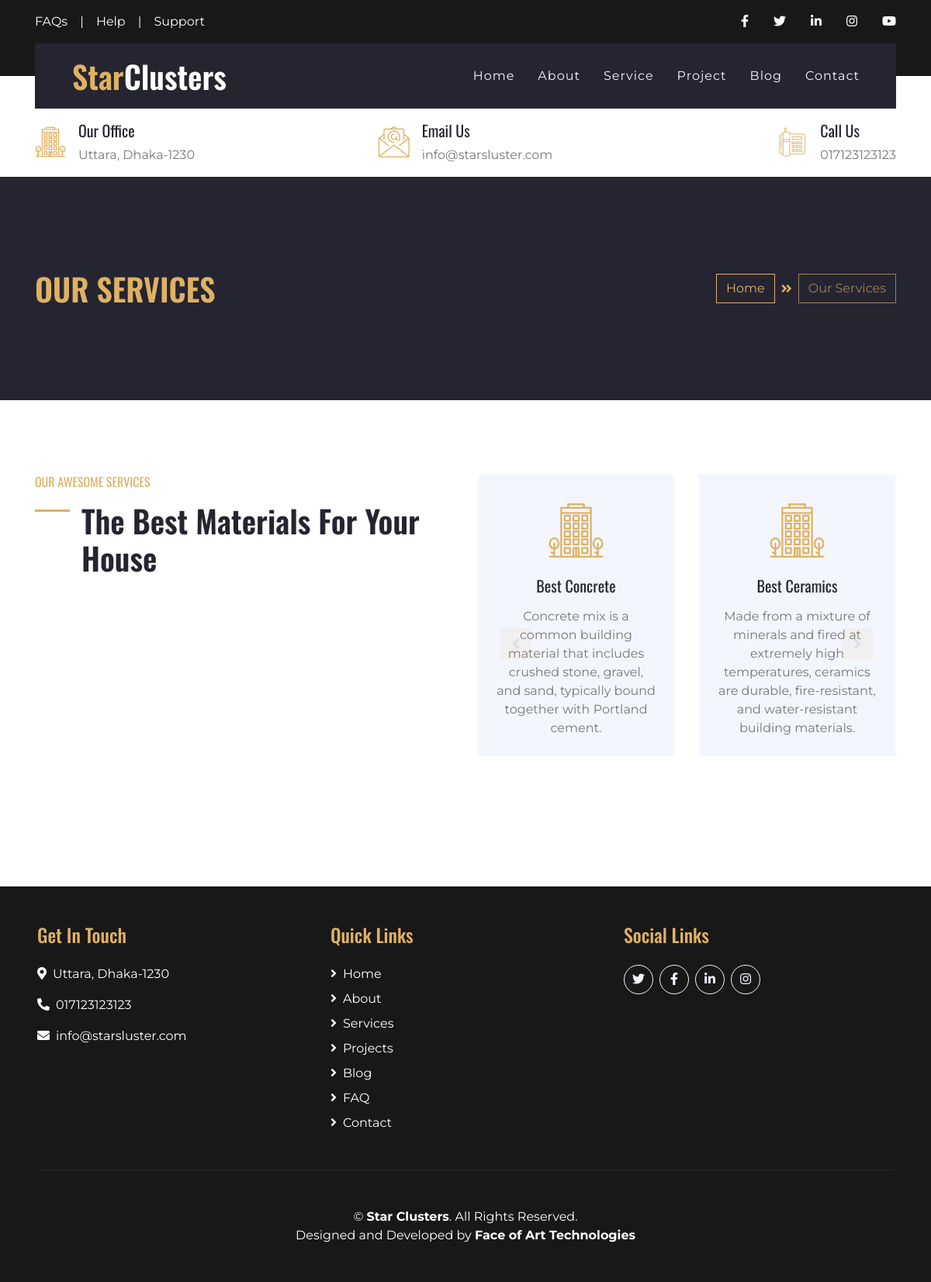
The app's page /service.php with its own data.
### tables this page shows
CREATE TABLE `info` (
  `email` varchar(25) NOT NULL,
  `phone` varchar(20) NOT NULL,
  `about` text NOT NULL,
  `address` text NOT NULL
);

CREATE TABLE `service` (
  `id` int(11) NOT NULL,
  `title` varchar(40) NOT NULL,
  `description` text NOT NULL
);

### service.php (the view)
<?php include "./db.php"?>
<?php include 'header.php'; include 'navbar.php';?>
<div class="container-fluid bg-secondary py-5">
    <div class="container py-5">
        <div class="row align-items-center py-4">
            <div class="col-md-6 text-center text-md-left">
                <h1 class="mb-4 mb-md-0 text-primary text-uppercase">Our Services</h1>
            </div>
            <div class="col-md-6 text-center text-md-right">
                <div class="d-inline-flex align-items-center">
                    <a class="btn btn-outline-primary" href="index.php">Home</a>
                    <i class="fas fa-angle-double-right text-primary mx-2"></i>
                    <a class="btn btn-outline-primary disabled" href="">Our Services</a>
                </div>
            </div>
        </div>
    </div>
</div>
<div class="container-fluid py-5">
    <div class="container py-5">
        <div class="row">
            <div class="col-lg-6 pr-lg-5">
                <h6 class="text-primary font-weight-normal text-uppercase mb-3">Our Awesome Services</h6>
                <h1 class="mb-4 section-title">The Best Materials For Your House</h1>
            </div>
            <div class="col-lg-6 p-0 pt-5 pt-lg-0">
                <div class="owl-carousel service-carousel position-relative">
                    <?php
                        $sql = "SELECT * from service";
                        $result = mysqli_query($conn, $sql);
                        while ($row = mysqli_fetch_assoc($result)) {?>
                    <div class="d-flex flex-column text-center bg-light mx-3 p-4">
                        <h3 class="flaticon-office display-3 font-weight-normal text-primary mb-3"></h3>
                        <h5 class="mb-3"><?php echo $row['title']?></h5>
                        <p class="m-0"><?php echo $row['description']?></p>
                    </div>
                    <?php }?>
                </div>
            </div>
        </div>
    </div>
</div>
<?php include 'footer.php';?>

### navbar.php (shortened to what this page needs)
<?php
$sql = "SELECT * from info";
$result = mysqli_query($conn, $sql);
$row = mysqli_fetch_assoc($result);
?>
<div class="container-fluid bg-dark py-3">
        <div class="container">
            <div class="row">
                <div class="col-md-6 text-center text-lg-left mb-2 mb-lg-0">
                    <div class="d-inline-flex align-items-center">
                        <a class="text-white pr-3" href="faq.php">FAQs</a>
                        <span class="text-white">|</span>
                        <a class="text-white px-3" href="contact.php">Help</a>
                        <span class="text-white">|</span>
                        <a class="text-white pl-3" href="contact.php">Support</a>
                    </div>
                </div>
                <div class="col-md-6 text-center text-lg-right">
                    <div class="d-inline-flex align-items-center">
                        <a class="text-white px-3" href="">
                            <i class="fab fa-facebook-f"></i>
                        </a>
                        <a class="text-white px-3" href="">
                            <i class="fab fa-twitter"></i>
                        </a>
                        <a class="text-white px-3" href="">
                            <i class="fab fa-linkedin-in"></i>
                        </a>
                        <a class="text-white px-3" href="">
                            <i class="fab fa-instagram"></i>
                        </a>
                        <a class="text-white pl-3" href="">
                            <i class="fab fa-youtube"></i>
                        </a>
                    </div>
                </div>
            </div>
        </div>
    </div>
    <div class="container-fluid position-relative nav-bar p-0">
        <div class="container position-relative" style="z-index: 9;">
            <nav class="navbar navbar-expand-lg bg-secondary navbar-dark py-3 py-lg-0 pl-3 pl-lg-5">
                <a href="index.php" class="navbar-brand">
                    <h1 class="m-0 display-5 text-white"><span class="text-primary">Star</span>Clusters</h1>
                </a>
                <div class="collapse navbar-collapse justify-content-between px-3" id="navbarCollapse">
                    <div class="navbar-nav ml-auto py-0">
                        <a href="index.php" class="nav-item nav-link">Home</a>
                        <a href="about.php" class="nav-item nav-link">About</a>
                        <a href="service.php" class="nav-item nav-link">Service</a>
                        <a href="project.php" class="nav-item nav-link">Project</a>
                        <a href="blog.php" class="nav-item nav-link">Blog</a>
                        <a href="contact.php" class="nav-item nav-link">Contact</a>
                    </div>
                </div>
            </nav>
        </div>
    </div>
    <div class="container-fluid bg-white py-3">
        <div class="container">
            <div class="row">
                <div class="col-lg-4 text-left mb-3 mb-lg-0">
                    <div class="d-inline-flex text-left">
                        <h1 class="flaticon-office font-weight-normal text-primary m-0 mr-3"></h1>
                        <div class="d-flex flex-column">
                            <h5>Our Office</h5>
                            <p class="m-0"><?php echo $row['address']?></p>
                        </div>
                    </div>
                </div>
                <div class="col-lg-4 text-left text-lg-center mb-3 mb-lg-0">
                    <div class="d-inline-flex text-left">
                        <h1 class="flaticon-email font-weight-normal text-primary m-0 mr-3"></h1>
                        <div class="d-flex flex-column">
                            <h5>Email Us</h5>
                            <p class="m-0"><?php echo $row['email']?></p>
                        </div>
                    </div>
                </div>
                <div class="col-lg-4 text-left text-lg-right mb-3 mb-lg-0">
                    <div class="d-inline-flex text-left">
                        <h1 class="flaticon-telephone font-weight-normal text-primary m-0 mr-3"></h1>
                        <div class="d-flex flex-column">
                            <h5>Call Us</h5>
                            <p class="m-0"><?php echo $row['phone']?></p>
                        </div>
                    </div>
                </div>
            </div>
        </div>
    </div>

### footer.php (shortened to what this page needs)
<?php
$sql = "SELECT * from info";
$result = mysqli_query($conn, $sql);
$row = mysqli_fetch_assoc($result);
?>
    <div class="container-fluid bg-dark text-white py-5 px-sm-3 px-md-5">
        <div class="row">
            <div class="col-lg-4 col-md-4 mb-5">
                <h4 class="text-primary mb-4">Get In Touch</h4>
                <p><i class="fa fa-map-marker-alt mr-2"></i><?php echo $row['address']?></p>
                <p><i class="fa fa-phone-alt mr-2"></i><?php echo $row['phone']?></p>
                <p><i class="fa fa-envelope mr-2"></i><?php echo $row['email']?></p>
            </div>
            <div class="col-lg-4 col-md-4 mb-5">
                <h4 class="text-primary mb-4">Quick Links</h4>
                <div class="d-flex flex-column justify-content-start">
                    <a class="text-white mb-2" href="index.php"><i class="fa fa-angle-right mr-2"></i>Home</a>
                    <a class="text-white mb-2" href="about.php"><i class="fa fa-angle-right mr-2"></i>About</a>
                    <a class="text-white mb-2" href="service.php"><i class="fa fa-angle-right mr-2"></i>Services</a>
                    <a class="text-white mb-2" href="project.php"><i class="fa fa-angle-right mr-2"></i>Projects</a>
                    <a class="text-white mb-2" href="blog.php"><i class="fa fa-angle-right mr-2"></i>Blog</a>
                    <a class="text-white mb-2" href="faq.php"><i class="fa fa-angle-right mr-2"></i>FAQ</a>
                    <a class="text-white" href="contact.php"><i class="fa fa-angle-right mr-2"></i>Contact</a>
                </div>
            </div>
            <div class="col-lg-4 col-md-4 mb-5">
                <h4 class="text-primary mb-4">Social Links</h4>
                <div class="d-flex justify-content-start my-4">
                    <a class="btn btn-outline-light rounded-circle text-center mr-2 px-0" style="width: 38px; height: 38px;" href="#"><i class="fab fa-twitter"></i></a>
                    <a class="btn btn-outline-light rounded-circle text-center mr-2 px-0" style="width: 38px; height: 38px;" href="#"><i class="fab fa-facebook-f"></i></a>
                    <a class="btn btn-outline-light rounded-circle text-center mr-2 px-0" style="width: 38px; height: 38px;" href="#"><i class="fab fa-linkedin-in"></i></a>
                    <a class="btn btn-outline-light rounded-circle text-center mr-2 px-0" style="width: 38px; height: 38px;" href="#"><i class="fab fa-instagram"></i></a>
                </div>
            </div>
        </div>
        <div class="container border-top border-secondary pt-5">
            <p class="m-0 text-center text-white">
                &copy; <a class="text-white font-weight-bold" href="index.php">Star Clusters</a>. All Rights Reserved.
            </p>
            <p class="m-0 text-center text-white">
				Designed and Developed by <a class="text-white font-weight-bold" href="http://facesoftbd.com/" target="_blank">Face of Art Technologies</a>
            </p>
        </div>
    </div>
</body>
</html>

### records on screen
info: address "Uttara, Dhaka-1230", email "info@starsluster.com", phone "017123123123"
service: title "Best Concrete", description "Concrete mix is a common building material that includes crushed stone, gravel, and sand, typically bound together with Portland cement."
service: title "Best Ceramics", description "Made from a mixture of minerals and fired at extremely high temperatures, ceramics are durable, fire-resistant, and water-resistant building materials."
